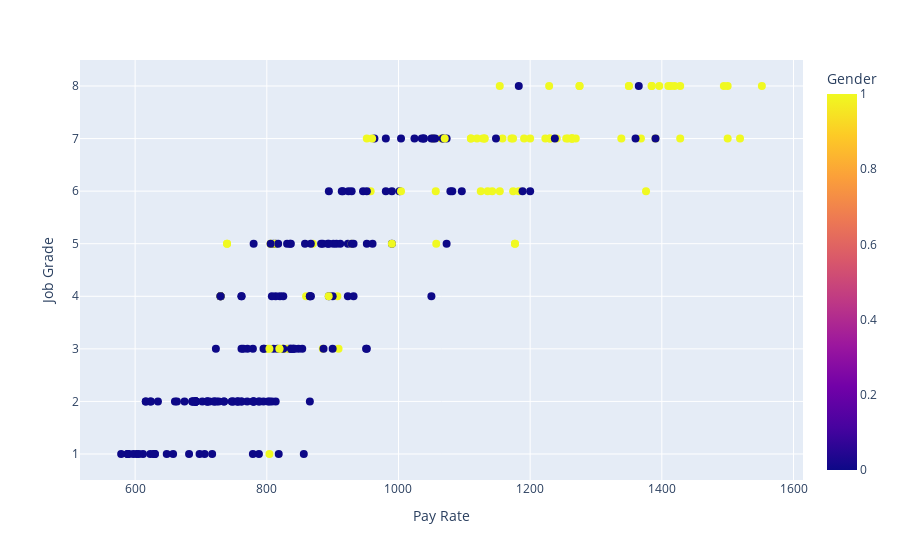

This figure's notebook cell:
### Markdown cell above
We can observe from the box plot that there is a clear distinction between the pay grade of females and males. The median pay rate for females is `810`, whereas the median for males is `1153`. There are a few high pay rate anomalies for females.

### Code cell
# create a scatter plot to visualize pay rate vs. job grade colored by gender, where yellow is male and blue is female
fig = px.scatter(artsy_df, x='RATE', y='GRADE', color='SEX', labels={'GRADE': 'Job Grade', 'RATE': 'Pay Rate', 'SEX': 'Gender'})
fig.update_traces(marker=dict(size=8), selector=dict(mode='markers'))
fig.show()

### Figure 1 — Plotly figure (JSON) as saved in the notebook; plotly's stock layout.template omitted (floating-point values rounded to 4 significant figures; data arrays with more than 128 entries replaced by an {"elided": "..."} marker saying what was removed)
{"data": [{"hovertemplate": "Pay Rate=%{x}<br>Job Grade=%{y}<br>Gender=%{marker.color}<extra></extra>", "legendgroup": "", "marker": {"color": {"elided": "256 int values"}, "coloraxis": "coloraxis", "size": 8, "symbol": "circle"}, "mode": "markers", "name": "", "orientation": "v", "showlegend": false, "type": "scatter", "x": {"elided": "256 float values"}, "xaxis": "x", "y": {"elided": "256 int values"}, "yaxis": "y"}], "layout": {"coloraxis": {"colorbar": {"title": {"text": "Gender"}}, "colorscale": [[0, "#0d0887"], [0.1111, "#46039f"], [0.2222, "#7201a8"], [0.3333, "#9c179e"], [0.4444, "#bd3786"], [0.5556, "#d8576b"], [0.6667, "#ed7953"], [0.7778, "#fb9f3a"], [0.8889, "#fdca26"], [1, "#f0f921"]]}, "legend": {"tracegroupgap": 0}, "margin": {"t": 60}, "xaxis": {"anchor": "y", "domain": [0, 1], "title": {"text": "Pay Rate"}}, "yaxis": {"anchor": "x", "domain": [0, 1], "title": {"text": "Job Grade"}}}}
